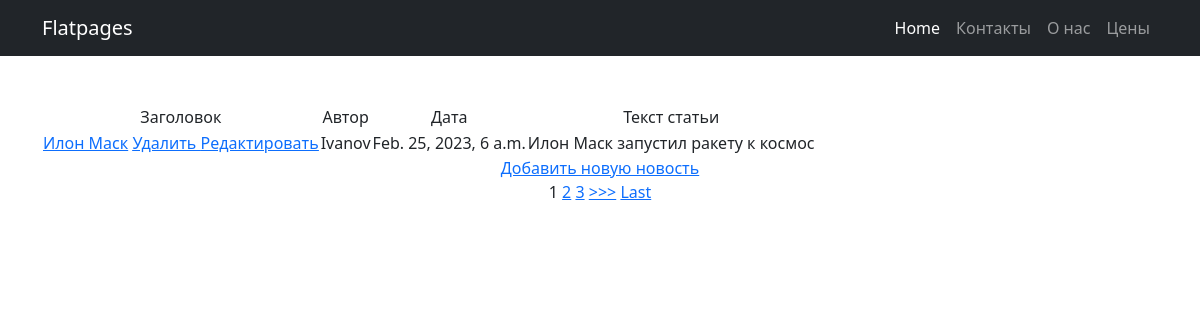
Page /news/ on the committed database.
### news/models.py (models this page shows, shortened)
class Post(models.Model):
    authorArticle = models.ForeignKey(Author, on_delete=models.CASCADE)
    article = 'AR'
    news = 'NW'
    TEXT = [
        (article, 'Статья'),
        (news, 'Новость')
    ]
    textContent = models.CharField(max_length=2,
                                   choices=TEXT,
                                   default=news)
    creationTime = models.DateTimeField(auto_now_add=True)
    textCategory = models.ManyToManyField(Category, through='PostCategory')
    header = models.CharField(max_length=255)
    postText = models.TextField()
    rating = models.IntegerField(default=1)

class Author(models.Model):
    account = models.OneToOneField(User, on_delete=models.CASCADE)
    ratingAuthor = models.IntegerField(default=0)

### news/views.py (the view, shortened to what this page needs)
# urls.py: path('', NewsList.as_view()),
class NewsList(ListView):
    model = Post
    template_name = 'news_list.html'  # указываем имя шаблона, в котором будет лежать HTML, в нём будут все инструкции о том, как именно пользователю должны вывестись наши объекты
    context_object_name = 'newsall'
    queryset = Post.objects.order_by('-creationTime')
    paginate_by = 1
    def get_context_data(self, **kwargs):
        context = super().get_context_data(**kwargs)
        context['form'] = NewsForm()
        return context

### templates/news_list.html (shortened to what this page needs)
{% extends 'flatpages/default.html' %}
{% load custom_filters %}
{% block content %}
        <table>
            <tr>
                <td>
                    Заголовок
                </td>
                <td>
                    Автор
                </td>
                <td>
                    Дата
                </td>
                <td>
                    Текст статьи
                </td>
            </tr>
        {% for article in newsall %}
            <tr>
                <td>
                   <a href="{% url 'news' article.id %}">{{ article.header}}</a>
                    <a href="{% url 'news_delete' article.id %}"><u> Удалить </u></a>
	                <a href="{% url 'news_update' article.id %}"><u> Редактировать </u></a>
                </td>
                <td>
		            {{ article.authorArticle.account}}
                </td>
                <td>
		            {{ article.creationTime}}
                </td>
                <td>
                    {{ article.postText}}
                </td>
            </tr>
        {% endfor %}
        </table>
 <a href="{% url 'news_create' %}">Добавить новую новость</a> <br>
{% if is_paginated %}
    {% for num in page_obj.paginator.page_range %}
        {% if page_obj.number == num %}
            <a>{{ num }}</a>
        {% elif num > page_obj.number|add:'-3' and num < page_obj.number|add:'3' %}
            <a href="?page={{ num }}">{{ num }}</a>
        {% endif %}
    {% endfor %}
    {% if page_obj.has_next %}
        <a href="?page={{ page_obj.next_page_number }}">>>></a>
        <a href="?page={{ page_obj.paginator.num_pages }}">Last</a>
    {% endif %}
{% endif %}
{% endblock content %}

### rows in the picture
Post: header "Илон Маск", authorArticle.account "Ivanov", creationTime "Feb. 25, 2023, 6 a.m.", postText "Илон Маск запустил ракету к космос"

### other values in the picture
{{ num }} "1"
{{ num }} "2" "3"
